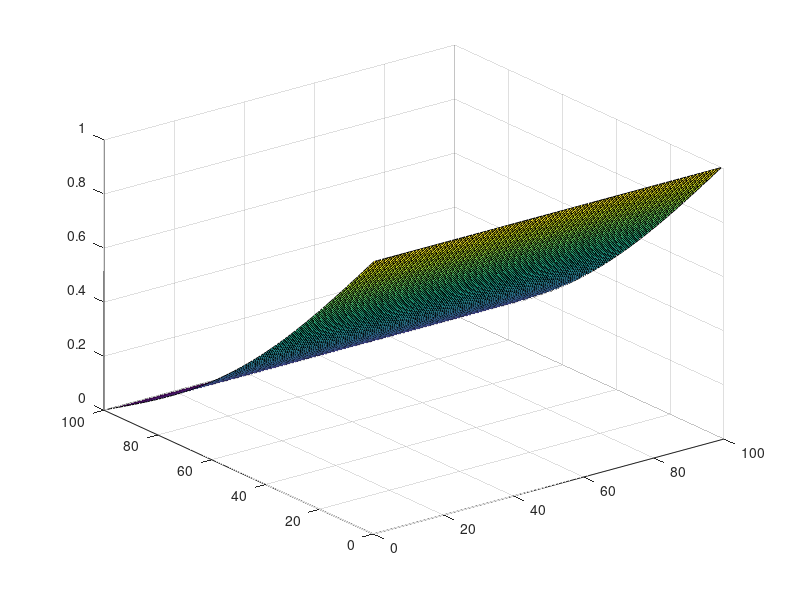
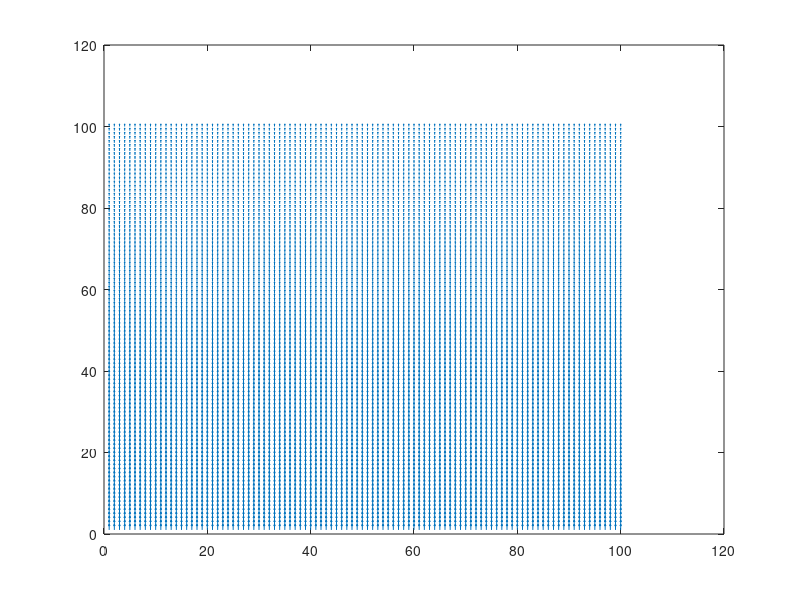

These figures' MATLAB source, in order:
set(0,'DefaultFigureWindowStyle','docked')

nx = 100;
ny = 100;
ni = 5000;
v = zeros(nx,ny);

% Set initial boundary conditions
%imbox
v(:,1) = 1;  % Left boundary
v(:,end) = 0; % Right boundary

for k=1:ni
    % Apply insulating boundary conditions on top and bottom (not necessary to set)

    % Update potential using box filtering
    v = imboxfilt(v, 3);

    % Apply boundary conditions after filtering
    v(:,1) = 1;  % Left boundary
    v(:,end) = 0; % Right boundary

    % Visualize every few iterations
    if mod(k,10) == 0
        surf(v')
        pause(0.05)
    end
end

% Calculate electric field
[Ex,Ey] = gradient(v);

% Plot electric field
figure
quiver(-Ey',-Ex',1)
